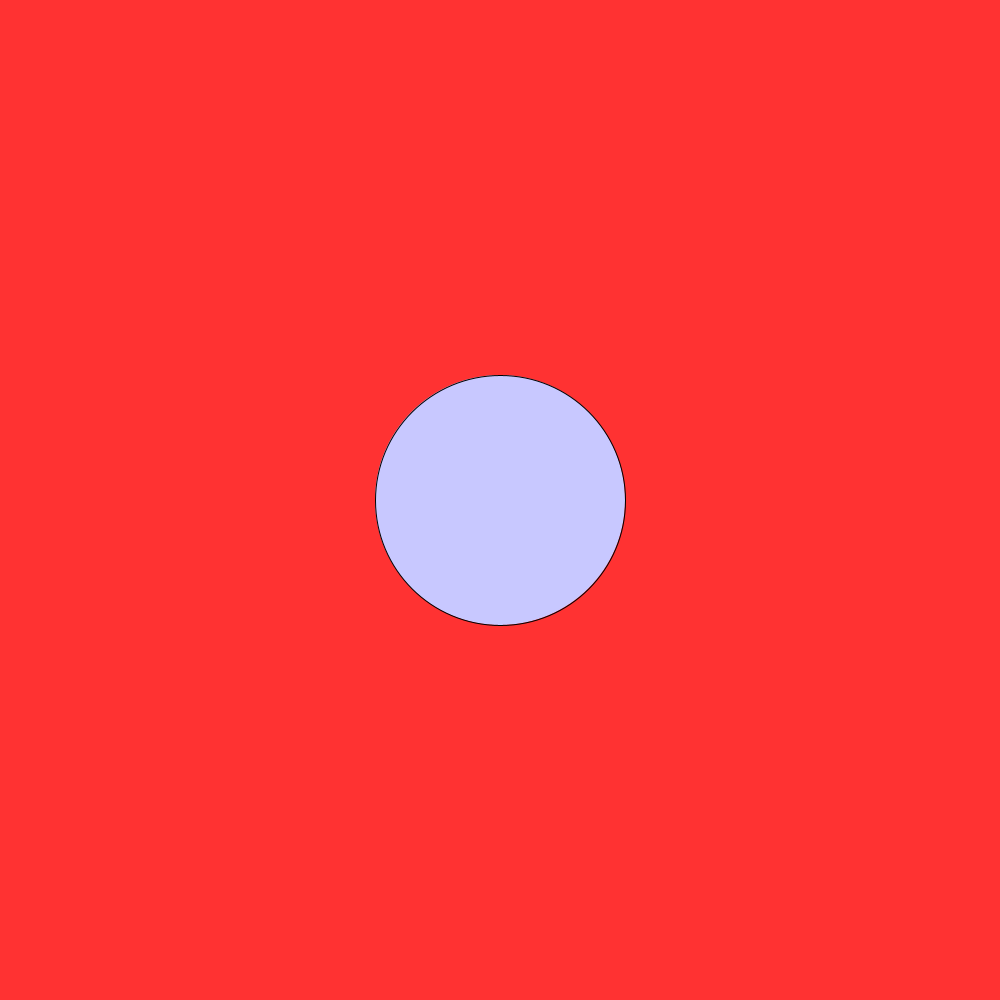
Frame 1 (no input)
Frame 60 (the mouse pressed at the canvas centre just before this capture): identical to frame 1, image omitted
Frame 120 (the mouse held since frame 60 and released just before this capture): identical to frame 1, image omitted

The Processing sketch that drew this single still picture (run headless with seeded random() and noise(); from frame 60 on, the mouse is pressed at the canvas centre):

// Processing sketch: The_Great_Curve
// ── The_Great_Curve.pde
void setup() {
 
  size(1000, 1000);
  
 
  
}

void draw() {
  
  background(255, 50, 50);
  
  fill(200, 200, 255);
ellipse( width/2, height/2, 250, 250); 
  
  save("The Great Curve.png");
}
